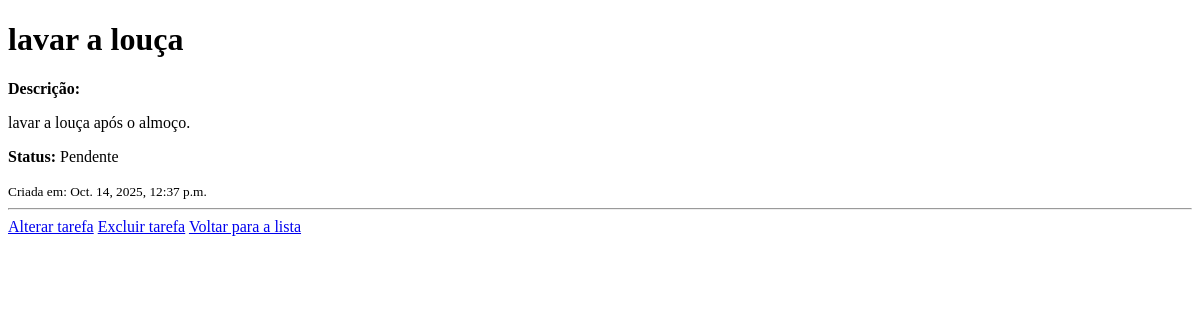
The app's page /tarefas/1/, older data.
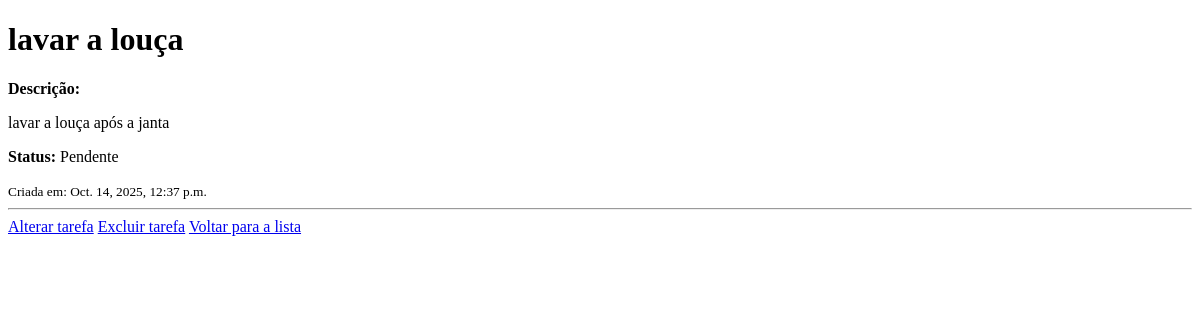
The same page, newer data.
### tarefas/models.py (models this page shows, shortened)
class Tarefa(models.Model):
    titulo = models.CharField(max_length=200)
    descricao = models.TextField(blank=True)
    concluida = models.BooleanField(default=False)
    data_criacao = models.DateTimeField(auto_now_add=True)

### tarefas/views.py (the view)
# urls.py: path('<int:tarefa_id>/', views.detalhe_tarefa, name='detalhe_tarefa'),
def detalhe_tarefa(request, tarefa_id):
    tarefa = get_object_or_404(Tarefa, pk=tarefa_id)
    return render(request, 'tarefas/detalhe.html',{'tarefa': tarefa})

### tarefas/templates/tarefas/detalhe.html (shortened to what this page needs)
<!DOCTYPE html>
<html lang="pt-br">
<head>
</head>
<body>
    <h1>{{ tarefa.titulo }}</h1>
    <p><strong>Descrição:</strong> {{ tarefa.descricao|linebreaks }}</p>
    <p><strong>Status:</strong> {% if tarefa.concluida %}Concluída{% else %}Pendente{% endif %}</p>
    <small>Criada em: {{ tarefa.data_criacao }}</small>
    <hr>
    <a href="{% url 'alterar_tarefa' tarefa.id %}"> Alterar tarefa</a>
    <a href="{% url 'excluir_tarefa' tarefa.id %}"> Excluir tarefa</a>
    <a href="{% url 'lista_tarefas' %}"> Voltar para a lista</a>
</body>
</html>

Row changes from the older to the newer data that the page shows:
changed Tarefa "lavar a louça": descricao "lavar a louça após o almoço." → "lavar a louça após a janta"
